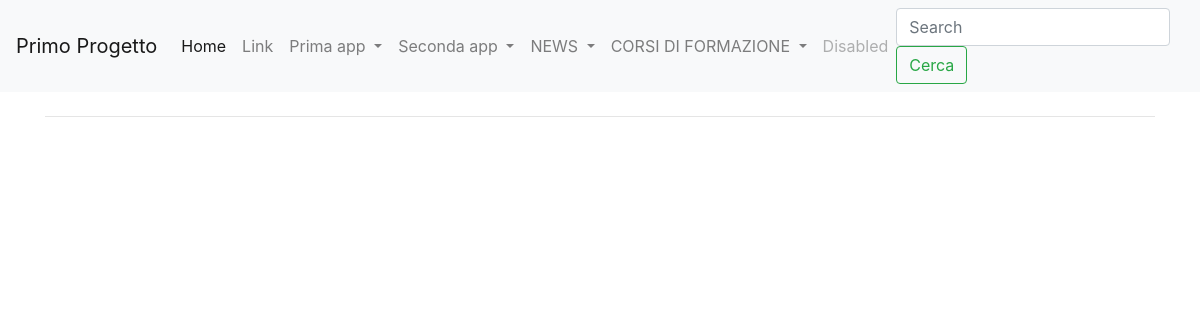
/query_a, run on an earlier commit of the app's database.
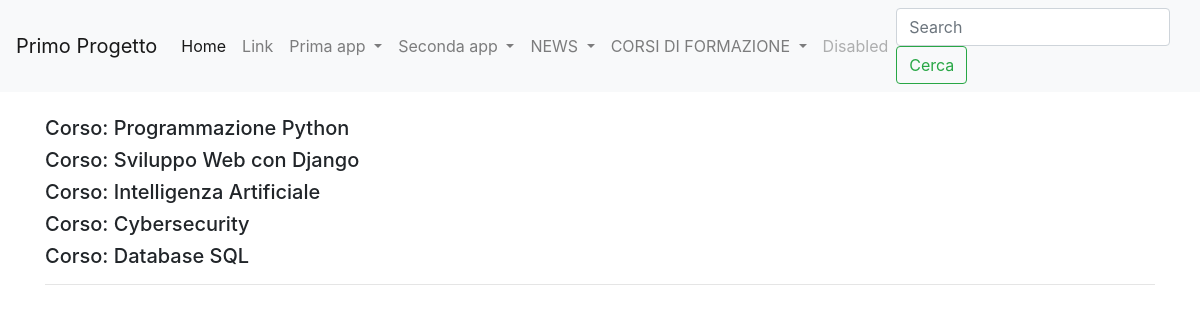
And on a later commit of the database.
### corsi_formazione/models.py (models this page shows)
class Corso(models.Model):
    titolo = models.CharField(max_length=100)
    descrizione = models.TextField
    data_inizio = models.DateField(default=datetime.now(), blank=True)
    data_fine = models.DateField(default=datetime.now(), blank=True)
    posti_disponibili = models.IntegerField(blank=True, default=0)
    def __str__(self):
        return self.titolo
    class Meta:
        verbose_name = "Corso"
        verbose_name_plural = "Corsi"

### corsi_formazione/views.py (the view)
# urls.py: path('query_a', query_a, name = "query_a"),
def query_a(request):
    query_a = Corso.objects.order_by('data_inizio');
    context = {
        'query_a': query_a,
    }
    return render(request,'view_a.html',context)

### corsi_formazione/templates/view_a.html (shortened to what this page needs)
{%extends 'base.html'%}
{% block content %}
{% for corso in query_a %}
<h5>Corso: {{corso}}</h5>
{% endfor %}
<hr>
{% endblock content %}

What changed in the data, as far as the page shows it:
added Corso: titolo "Programmazione Python"
added Corso: titolo "Sviluppo Web con Django"
added Corso: titolo "Intelligenza Artificiale"
added Corso: titolo "Cybersecurity"
added Corso: titolo "Database SQL"
